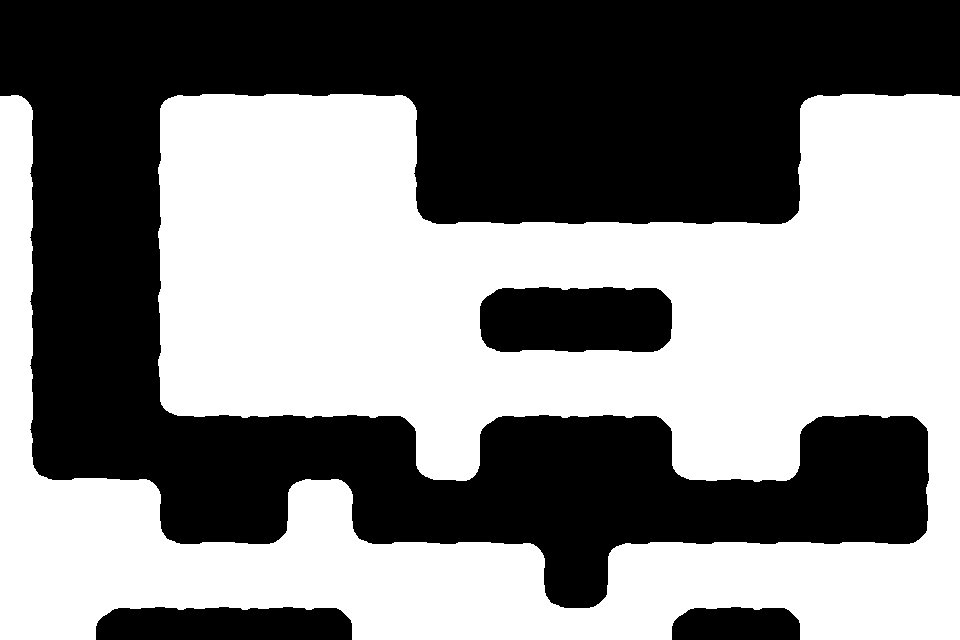

Below is a game level as drawn by its tile map, then a one-line description and the .tmx file that defines it, in full:
An orthogonal 15x10 tile map with 64x64 px tiles, 1 tile layer (Chao) and 26 objects (23x Prefab, 3x Fronteira).

<map version="1.0" orientation="orthogonal" renderorder="right-down" width="15" height="10" tilewidth="64" tileheight="64" nextobjectid="78">
 <tileset firstgid="1" source="TilesetSimples/tileset.tsx" />
 <layer name="Chao" width="15" height="10">
  <properties>
   <property name="unity:layer" value="Solido" />
  </properties>
  <data encoding="csv">
0,0,0,0,0,0,0,0,0,0,0,0,0,0,0,
3,0,1,2,2,2,3,0,0,0,0,0,1,2,2,
8,0,6,7,7,7,8,0,0,0,0,0,6,7,7,
8,0,6,7,7,7,5,2,2,2,2,2,4,7,7,
8,0,6,7,7,7,7,10,12,12,9,7,7,7,7,
8,0,6,7,7,7,7,5,2,2,4,7,7,7,7,
8,0,11,12,12,12,9,10,12,12,9,7,10,12,9,
5,2,3,0,1,3,11,13,0,0,11,12,13,0,6,
7,7,5,2,4,5,2,2,3,1,2,2,2,2,4,
7,10,12,12,12,9,7,7,5,4,10,12,9,7,7
</data>
 </layer>
 <objectgroup name="Objetos" offsetx="0" offsety="-32">
  <properties>
   <property name="unity:layer" value="Objetos" />
  </properties>
  <object id="13" name="Fronteira" x="-65" y="-288" width="64" height="929" />
  <object id="14" name="Fronteira" x="0" y="-320" width="960" height="64" />
  <object id="15" name="Fronteira" x="960" y="-288" width="64" height="928" />
  <object id="38" name="Porta" type="Prefab" gid="17" x="896" y="128" width="64" height="64" />
  <object id="40" name="Espinho" type="Prefab" gid="14" x="512" y="640" width="64" height="64">
   <properties>
    <property name="unity:layer" value="Morte" />
   </properties>
  </object>
  <object id="41" name="Espinho" type="Prefab" gid="14" x="576" y="640" width="64" height="64">
   <properties>
    <property name="unity:layer" value="Morte" />
   </properties>
  </object>
  <object id="47" name="Cristal" type="Prefab" gid="23" x="832" y="576" width="64" height="64" />
  <object id="48" name="Espinho" type="Prefab" gid="14" x="448" y="256" width="64" height="64">
   <properties>
    <property name="unity:layer" value="Morte" />
   </properties>
  </object>
  <object id="49" name="Espinho" type="Prefab" gid="14" x="512" y="256" width="64" height="64">
   <properties>
    <property name="unity:layer" value="Morte" />
   </properties>
  </object>
  <object id="50" name="Espinho" type="Prefab" gid="14" x="576" y="256" width="64" height="64">
   <properties>
    <property name="unity:layer" value="Morte" />
   </properties>
  </object>
  <object id="51" name="Espinho" type="Prefab" gid="14" x="640" y="256" width="64" height="64">
   <properties>
    <property name="unity:layer" value="Morte" />
   </properties>
  </object>
  <object id="52" name="Espinho" type="Prefab" gid="14" x="704" y="256" width="64" height="64">
   <properties>
    <property name="unity:layer" value="Morte" />
   </properties>
  </object>
  <object id="53" name="Espinho" type="Prefab" gid="14" x="768" y="256" width="64" height="64">
   <properties>
    <property name="unity:layer" value="Morte" />
   </properties>
  </object>
  <object id="54" name="Espinho" type="Prefab" gid="14" x="384" y="256" width="64" height="64">
   <properties>
    <property name="unity:layer" value="Morte" />
   </properties>
  </object>
  <object id="60" name="Bloco" type="Prefab" gid="21" x="576" y="192" width="64" height="64" />
  <object id="61" name="Bloco" type="Prefab" gid="21" x="704" y="192" width="64" height="64" />
  <object id="65" name="Bloco" type="Prefab" gid="21" x="0" y="512" width="64" height="64" />
  <object id="66" name="Bloco" type="Prefab" gid="21" x="128" y="448" width="64" height="64" />
  <object id="67" name="Bloco" type="Prefab" gid="21" x="0" y="384" width="64" height="64" />
  <object id="68" name="Bloco" type="Prefab" gid="21" x="128" y="320" width="64" height="64" />
  <object id="69" name="Bloco" type="Prefab" gid="21" x="0" y="256" width="64" height="64" />
  <object id="70" name="Bloco" type="Prefab" gid="21" x="128" y="192" width="64" height="64" />
  <object id="72" name="Chave" type="Prefab" gid="18" x="640" y="64" width="64" height="64" />
  <object id="73" name="Bloco" type="Prefab" gid="21" x="512" y="192" width="64" height="64" />
  <object id="74" name="Bloco" type="Prefab" gid="21" x="640" y="192" width="64" height="64" />
  <object id="76" name="Jogador" type="Prefab" gid="20" x="256" y="128" width="64" height="64" />
 </objectgroup>
</map>
